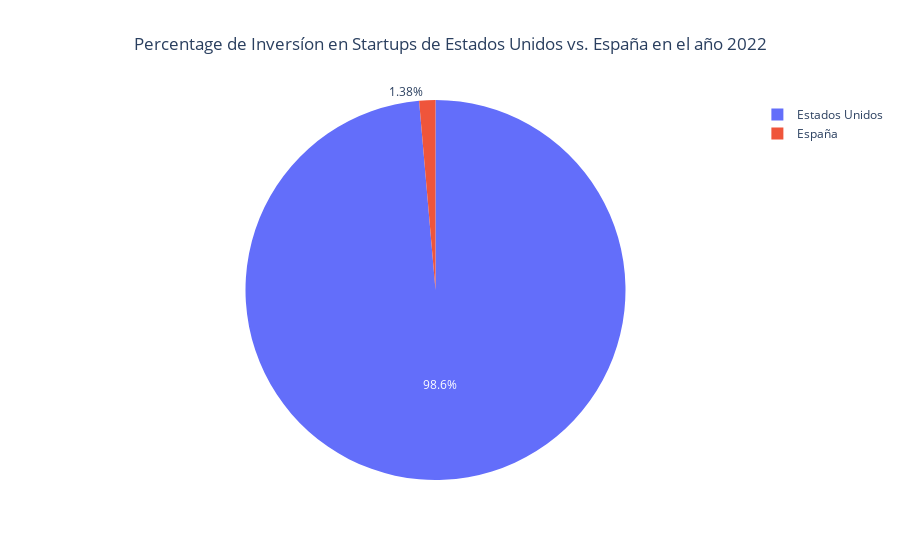

This figure's notebook cell:
### Markdown cell above
Billones de dolares invertidos en startups en el 2022:

- Estados Unidos, $240.9B = 240.900.000.000 millones de dolares

- España, $3,365 = 3.365.000.000 millones de dolares

Como podemos ver, la diferencia es abismal.

### Code cell
# Imprimimos el gráfico de tarta
fig = go.Figure(data=[go.Pie(labels=df_inves_comp['Country'].tolist(), values=df_inves_comp['Investment ($B)'].tolist())]) 

# Centramos el texto del título de la gráfica
fig.update_layout(title_text='Percentage de Inversíon en Startups de Estados Unidos vs. España en el año 2022', title_x=0.5)

# Mostramos el gráfico
fig.show()

### Figure 1 — Plotly figure (JSON) as saved in the notebook; plotly's stock layout.template omitted (floating-point values rounded to 4 significant figures)
{"data": [{"labels": ["Estados Unidos", "España"], "type": "pie", "values": [240.9, 3.365]}], "layout": {"title": {"text": "Percentage de Inversíon en Startups de Estados Unidos vs. España en el año 2022", "x": 0.5}}}
